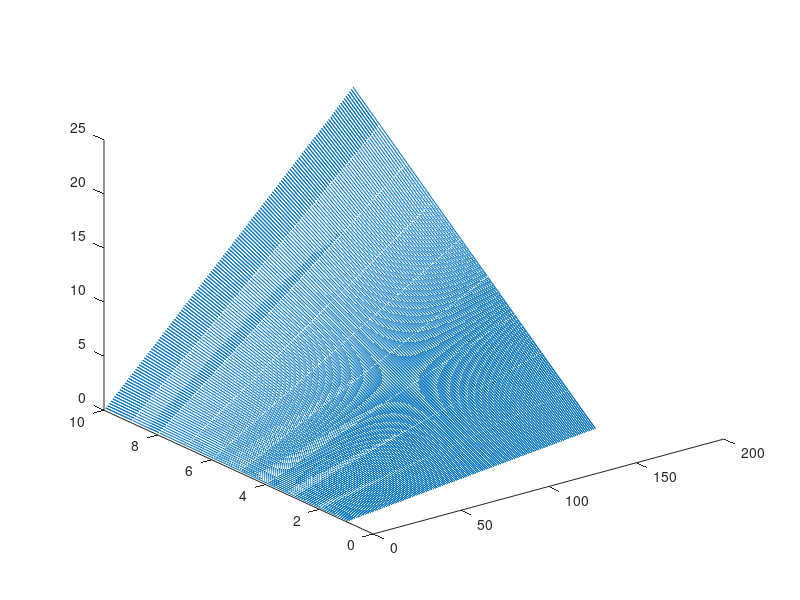

Write the MATLAB code that produced this figure. (Note: this script raises an error after producing the figure.)
clc
clear
%function inputs
maxPower = 80; %Kw
PerCellCap = 4.5; %Ah
PerCellMaxCurrent = 45; %A
CellNominalVoltage = 3.7;
CellMaxVoltage = 4.2;
perCellMass = 46; %grams
IdealCapacity = 7;
AcceptablePower = 40;

%create Cell count, battery mass, power, capacity vectors
R = 1;
SeriesMax = 600/CellMaxVoltage;
for S = 1:SeriesMax
    for P = 1:10
        Power = (PerCellMaxCurrent*CellNominalVoltage*S*P)/1000;
        Capacity = (PerCellCap*CellNominalVoltage*S*P)/1000;
        CellCountV(1,R) = S*P;
        TotalBatteryMassV(1,R) = (S*P*perCellMass)/1000; 
        SV(R,1) = S;
        PV(R,1) = P;
        PowerV(R,1) = Power;
        CapacityV(R,1) = Capacity;
        R = R+1;
    end
end

% create ideal capcity plane
[x,y]=meshgrid(1:max(SV),1:max(PV));
z = ones(max(PV),1).*IdealCapacity;

%% find Series and paraelle connections that work for ideal capacity
for I = 1:numel(CapacityV)
    if(CapacityV(I,1)>=(IdealCapacity-.1)&&CapacityV(I,1)<=(IdealCapacity+.1))
            IdealSC(I,1) = SV(I,1);
            IdealPC(I,1) = PV(I,1);
    end
end

%power ideal finder
IdealPower = (IdealSC .* IdealPC .* PerCellMaxCurrent * CellNominalVoltage)./1000;
for I = 1:numel(IdealPower)
    if(IdealPower(I,1)<=maxPower)
        if(IdealPower(I,1)>=AcceptablePower)
            IdealP(I,1) = PV(I,1);
            IdealS(I,1) = SV(I,1);
        end
    end
end

IdealP = nonzeros(IdealP);
IdealS = nonzeros(IdealS);
%find lightest weight configuration
MassPast = 100;
for I = 1:numel(IdealP)
    MassCurrent = IdealS(I,1)*IdealP(I,1)*perCellMass/1000;
    if (MassCurrent < MassPast)
        MassPast = MassCurrent;
        LightP = IdealP(I,1);
        LightS = IdealS(I,1);
    end
end
fprintf('lightest configuration is %f S %f P',LightS,LightP)
% filter power to be useable power
for I = 1:numel(PowerV)
    if(PowerV(I,1)>=80)
        PowerV(I,1) = 80;
    end
end

%plot capacity
figure(1)
plot3(SV,PV,CapacityV)
hold on
plot3(x,y,z,'-')
hold off
title('Capacity(Kwh)')
xlabel('Series')
ylabel('Paraelle')
zlabel('Capacity(Kwh)')
%plot power
figure(2)
plot3(SV,PV,PowerV)
title('Power(Kw)')
xlabel('Series')
ylabel('Paraelle')
zlabel('Power(Kw)')
%plot mass
figure(3)
plot3(SV,PV,TotalBatteryMassV)
title('Mass(kg)')
xlabel('Series')
ylabel('Paraelle')
zlabel('Mass(kg)')
%plot ideal P over ideal S
figure(4)
plot(IdealS,IdealP,'*')
title('P/S')
xlabel('series')
ylabel('parelle')